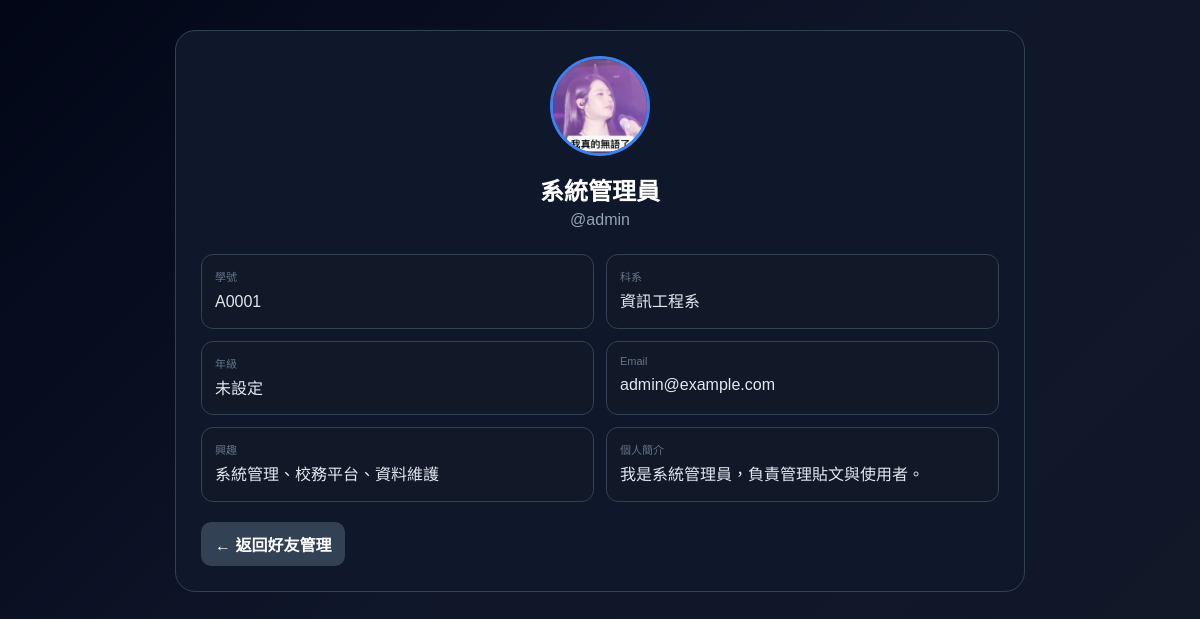
The page /users/1 (signed in) on the database its author committed.
### models/user.py (models this page shows, shortened)
class User(db.Model):
    __tablename__ = "users"
    id = db.Column(db.Integer, primary_key=True)
    username = db.Column(db.String(50), unique=True, nullable=False)
    password_hash = db.Column(db.String(255), nullable=False)
    role = db.Column(db.String(20), default="user", nullable=False)
    full_name = db.Column(db.String(100), nullable=False)
    email = db.Column(db.String(255), unique=True, nullable=True)
    birthday = db.Column(db.String(20), nullable=True)
    student_no = db.Column(db.String(30), unique=True, nullable=True)
    department_id = db.Column(db.Integer, db.ForeignKey("departments.id"), nullable=True)
    grade_level = db.Column(db.String(20), nullable=True)
    avatar_url = db.Column(db.String(255), nullable=True)
    interests = db.Column(db.Text, nullable=True)
    bio = db.Column(db.Text, nullable=True)
    created_at = db.Column(db.DateTime, default=datetime.utcnow)
    updated_at = db.Column(db.DateTime, default=datetime.utcnow, onupdate=datetime.utcnow)
    posts = db.relationship("Post", backref="author", lazy=True, cascade="all, delete-orphan")
    notes = db.relationship("Note", backref="owner", lazy=True, cascade="all, delete-orphan")
    created_rooms = db.relationship("ChatRoom", backref="creator", lazy=True, cascade="all, delete-orphan")
    chat_messages = db.relationship("ChatMessage", backref="sender", lazy=True, cascade="all, delete-orphan")
    room_memberships = db.relationship("ChatRoomMember", backref="user", lazy=True, cascade="all, delete-orphan")
    sent_friend_requests = db.relationship(
        "Friendship",
        foreign_keys="Friendship.requester_id",
        backref="requester",
        lazy=True,
        cascade="all, delete-orphan"
    )
    received_friend_requests = db.relationship(
        "Friendship",
        foreign_keys="Friendship.addressee_id",
        backref="addressee",
        lazy=True,
        cascade="all, delete-orphan"
    )
    profile_visibility = db.Column(
        db.String(20),
        nullable=False,
        default="friends"
    )

class Department(db.Model):
    __tablename__ = "departments"
    id = db.Column(db.Integer, primary_key=True)
    code = db.Column(db.String(30), unique=True, nullable=False)
    name = db.Column(db.String(100), nullable=False)
    users = db.relationship("User", backref="department", lazy=True)

### routes/profile_pages.py (the view, shortened to what this page needs)
    @app.route(
        "/users/<int:user_id>"
    )
    def public_user_profile(
        user_id
    ):
        current_user = (
            get_logged_in_user()
        )
        if not current_user:
            return redirect(
                url_for(
                    "index"
                )
            )
        target_user = (
            db.session.get(
                User,
                user_id
            )
        )
        if not target_user:
            return (
                "找不到此使用者",
                404
            )
        friendship = (
            Friendship.query
            .filter(
                or_(
                    and_(
                        Friendship
                        .requester_id
                        ==
                        current_user.id,
                        Friendship
                        .addressee_id
                        ==
                        target_user.id
                    ),
                    and_(
                        Friendship
                        .requester_id
                        ==
                        target_user.id,
                        Friendship
                        .addressee_id
                        ==
                        current_user.id
                    )
                )
            )
            .first()
        )
        is_friend = (
            friendship is not None
            and friendship.status
            == "accepted"
        )
        has_request = (
            friendship is not None
            and friendship.status
            == "pending"
        )
        visibility = (
            getattr(
                target_user,
                "profile_visibility",
                None
            )
            or "friends"
        )
        can_view = False
        if (
            visibility
            == "public"
        ):
            can_view = True
        elif (
            visibility
            == "friends"
        ):
            can_view = (
                is_friend
            )
        elif (
            visibility
            == "requests"
        ):
            can_view = (
                is_friend
                or has_request
            )
        elif (
            visibility
            == "private"
        ):
            can_view = False
        relationship = (
            "stranger"
        )
        if is_friend:
            relationship = (
                "friend"
            )
        elif has_request:
            relationship = (
                "pending"
            )
        return render_template(
            "user_profile.html",
            current_user=
                current_user,
            user=
                target_user,
            can_view=
                can_view,
            relationship=
                relationship
        )

### utils/auth_helpers.py (called while the page is built)
def get_logged_in_user(clear_invalid=True):
    user_id = session.get("user_id")
    if not user_id:
        return None
    current_user = db.session.get(User, user_id)
    if current_user is None and clear_invalid:
        session.clear()
    return current_user

### templates/user_profile.html (shortened to what this page needs)
{% extends "base.html" %}
{% block content %}
<div class="profile-view-page">
    <div class="profile-view-container">
        <div class="profile-card">
            <div class="profile-header">
                {% if user.avatar_url %}
                    <img
                        class="avatar"
                        src="{{ user.avatar_url }}"
                        alt="頭像"
                    >
                {% endif %}
                <div class="profile-name">
                    {{ user.full_name }}
                </div>
                <div class="username">
                    @{{ user.username }}
                </div>
            </div>
            {% if can_view %}
            <div class="info-grid">
                <div class="info-box">
                    <div class="info-label">
                        學號
                    </div>
                    <div class="info-value">
                        {{
                            user.student_no
                            or "未設定"
                        }}
                    </div>
                </div>
                <div class="info-box">
                    <div class="info-label">
                        科系
                    </div>
                    <div class="info-value">
                        {% if user.department %}
                            {{ user.department.name }}
                        {% else %}
                            未設定
                        {% endif %}
                    </div>
                </div>
                <div class="info-box">
                    <div class="info-label">
                        年級
                    </div>
                    <div class="info-value">
                        {{
                            user.grade_level
                            or "未設定"
                        }}
                    </div>
                </div>
                <div class="info-box">
                    <div class="info-label">
                        Email
                    </div>
                    <div class="info-value">
                        {{
                            user.email
                            or "未設定"
                        }}
                    </div>
                </div>
                <div class="info-box">
                    <div class="info-label">
                        興趣
                    </div>
                    <div class="info-value">
                        {{
                            user.interests
                            or "未設定"
                        }}
                    </div>
                </div>
                <div class="info-box">
                    <div class="info-label">
                        個人簡介
                    </div>
                    <div class="info-value">
                        {{
                            user.bio
                            or "尚未填寫"
                        }}
                    </div>
                </div>
            </div>
            {% endif %}
            <div class="actions">
                <a
                    href="/friends"
                    class="btn btn-secondary"
                >
                    ← 返回好友管理
                </a>
            </div>
        </div>
    </div>
</div>
{% endblock %}

### templates/base.html (shortened to what this page needs)
<!doctype html>
<html lang="zh-Hant">
<head>
  <link rel="stylesheet" href="{{ url_for('static', filename='css/base.css') }}">
</head>
<body>
  {% block content %}{% endblock %}
</body>
</html>

### static/css/base.css (style rules this page uses)
* { box-sizing: border-box; }
body { margin: 0; font-family: Arial, 'Microsoft JhengHei', sans-serif; background: #0f172a; color: #e2e8f0; }
a { color: inherit; text-decoration: none; }
.btn { display: inline-block; border: none; border-radius: 12px; padding: 12px 16px; cursor: pointer; font-weight: 700; }
.btn-secondary { background: #334155; color: white; }
.actions { display: flex; gap: 10px; flex-wrap: wrap; }
img, video { max-width: 100%; height: auto; }

### templates/user_profile.html (style rules this page uses)
.profile-view-page { min-height: 100vh; background: linear-gradient( 135deg, #020617, #0f172a, #111827 ); color: #e2e8f0; padding: 30px 0; }
.profile-view-container { width: min(850px, 92%); margin: 0 auto; }
.profile-card { background: #0f172a; border: 1px solid #334155; border-radius: 20px; padding: 25px; }
.profile-header { text-align: center; margin-bottom: 25px; }
.avatar { width: 100px; height: 100px; border-radius: 50%; object-fit: cover; border: 3px solid #3b82f6; background: #334155; }
.profile-name { margin-top: 12px; font-size: 24px; font-weight: bold; color: white; }
.username { color: #94a3b8; margin-top: 4px; }
.info-grid { display: grid; grid-template-columns: repeat(2, minmax(0, 1fr)); gap: 12px; }
.info-box { background: #111827; border: 1px solid #334155; border-radius: 12px; padding: 13px; }
.info-label { color: #64748b; font-size: 11px; margin-bottom: 5px; }
.info-value { color: #e2e8f0; line-height: 1.6; }
.actions { display: flex; gap: 10px; flex-wrap: wrap; margin-top: 20px; }
.btn { text-decoration: none; border: none; border-radius: 10px; padding: 10px 14px; cursor: pointer; font-weight: 600; }
.btn-secondary { background: #334155; color: white; }

### rows shown on the page
User: avatar_url (picture), full_name "系統管理員", username "admin", student_no "A0001", grade_level "未設定", email "admin@example.com", interests "系統管理、校務平台、資料維護", bio "我是系統管理員，負責管理貼文與使用者。"
Department: department.name "資訊工程系"
